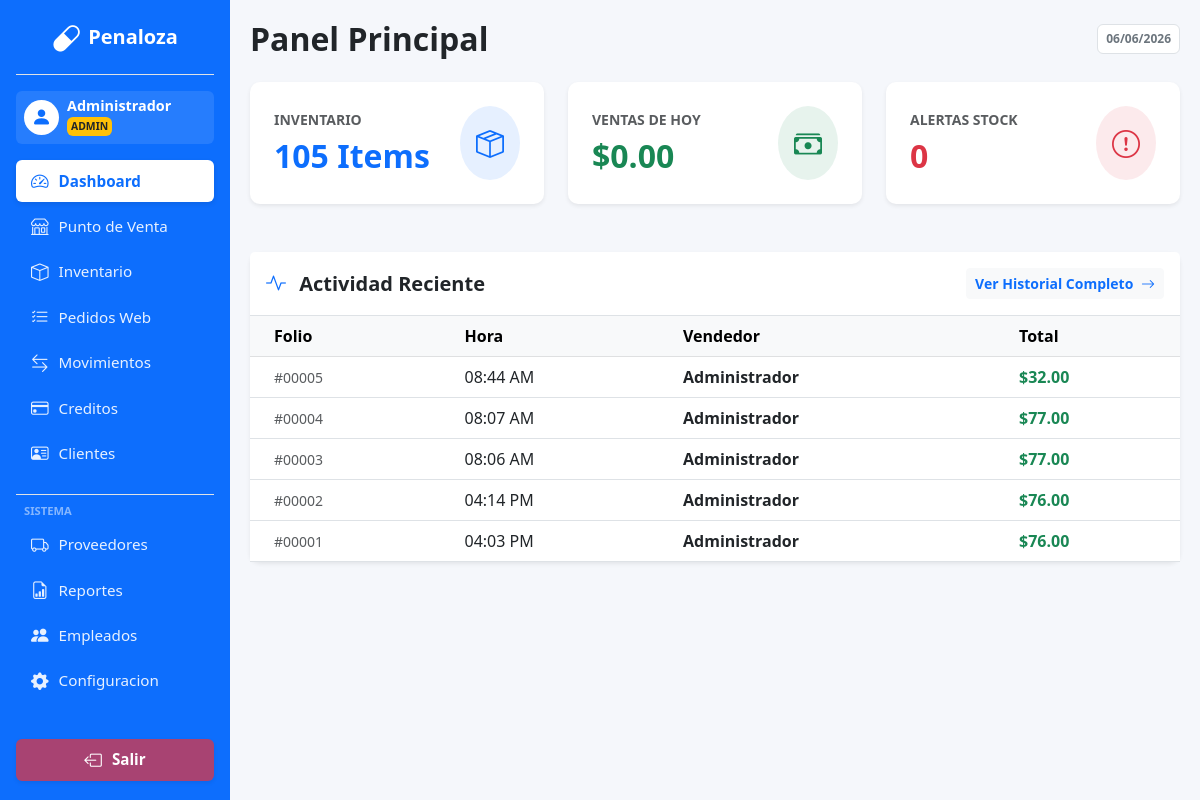
Page /dashboard.php (signed in) on the committed database.
### tables this page shows
CREATE TABLE `pedidos` (
  `id_pedido` int(11) NOT NULL,
  `id_usuario` int(11) NOT NULL,
  `id_cliente` int(11) DEFAULT NULL,
  `estado` enum('completado','cancelado','pendiente') NOT NULL DEFAULT 'completado',
  `tipo_pago` varchar(50) NOT NULL DEFAULT 'efectivo',
  `total` decimal(10,2) NOT NULL DEFAULT 0.00,
  `fecha` datetime NOT NULL DEFAULT current_timestamp(),
  `notas_cliente` text DEFAULT NULL,
  `fecha_resolucion` datetime DEFAULT NULL
);

CREATE TABLE `usuarios` (
  `id_usuario` int(11) NOT NULL,
  `nombre` varchar(150) NOT NULL,
  `correo` varchar(150) NOT NULL,
  `contraseña` varchar(255) NOT NULL,
  `rol` enum('admin','empleado','cliente') NOT NULL DEFAULT 'empleado',
  `estado` enum('activo','inactivo') NOT NULL DEFAULT 'activo',
  `rfc` varchar(20) DEFAULT NULL,
  `tipo_cliente` varchar(20) NOT NULL DEFAULT 'minorista',
  `limite_mayoreo` int(11) NOT NULL DEFAULT 50,
  `intentos_fallidos` int(11) NOT NULL DEFAULT 0,
  `bloqueado_hasta` datetime DEFAULT NULL,
  `fecha_registro` datetime NOT NULL DEFAULT current_timestamp()
);

### dashboard.php (the view, shortened to what this page needs)
<?php
include 'db.php';
include 'header.php';
$total_prod = $conexion->query("SELECT COUNT(*) FROM productos")->fetchColumn();
$stock_bajo = $conexion->query("SELECT COUNT(*) FROM productos WHERE stock <= stock_minimo")->fetchColumn();
$ventas_hoy = $conexion->query("SELECT SUM(total) FROM pedidos WHERE DATE(fecha) = CURDATE()")->fetchColumn();
$sql = "SELECT p.*, u.nombre as vendedor
        FROM pedidos p
        INNER JOIN usuarios u ON p.id_usuario = u.id_usuario
        ORDER BY p.fecha DESC
        LIMIT 5";
$ultimos_movimientos = $conexion->query($sql)->fetchAll(PDO::FETCH_ASSOC);
?>
<div class="d-flex justify-content-between align-items-center mb-4">
    <h2 class="fw-bold text-dark mb-0">Panel Principal</h2>
    <span class="badge bg-white text-secondary border p-2"><?php echo date("d/m/Y"); ?></span>
</div>
<div class="row g-4 mb-5">
    <div class="col-md-4">
        <div class="card card-custom p-4 border-0 shadow-sm h-100">
            <div class="d-flex justify-content-between align-items-center">
                <div>
                    <h6 class="text-muted text-uppercase small fw-bold">Inventario</h6>
                    <h2 class="fw-bold text-primary mb-0"><?php echo $total_prod; ?> Items</h2>
                </div>
                <div class="bg-primary bg-opacity-10 p-3 rounded-circle text-primary">
                    <i class="bi bi-box-seam fs-3"></i>
                </div>
            </div>
        </div>
    </div>
    <div class="col-md-4">
        <div class="card card-custom p-4 border-0 shadow-sm h-100">
            <div class="d-flex justify-content-between align-items-center">
                <div>
                    <h6 class="text-muted text-uppercase small fw-bold">Ventas de Hoy</h6>
                    <h2 class="fw-bold text-success mb-0">$<?php echo number_format($ventas_hoy, 2); ?></h2>
                </div>
                <div class="bg-success bg-opacity-10 p-3 rounded-circle text-success">
                    <i class="bi bi-cash-stack fs-3"></i>
                </div>
            </div>
        </div>
    </div>
    <div class="col-md-4">
        <div class="card card-custom p-4 border-0 shadow-sm h-100">
            <div class="d-flex justify-content-between align-items-center">
                <div>
                    <h6 class="text-muted text-uppercase small fw-bold">Alertas Stock</h6>
                    <h2 class="fw-bold text-danger mb-0"><?php echo $stock_bajo; ?></h2>
                </div>
                <div class="bg-danger bg-opacity-10 p-3 rounded-circle text-danger">
                    <i class="bi bi-exclamation-circle fs-3"></i>
                </div>
            </div>
        </div>
    </div>
</div>
<div class="card card-custom border-0 shadow-sm">
    <div class="card-header bg-white border-bottom py-3 d-flex justify-content-between align-items-center">
        <h5 class="fw-bold mb-0 text-dark">
            <i class="bi bi-activity me-2 text-primary"></i> Actividad Reciente
        </h5>
        <a href="movimientos.php" class="btn btn-sm btn-light text-primary fw-bold">
            Ver Historial Completo <i class="bi bi-arrow-right ms-1"></i>
        </a>
    </div>
    <div class="table-responsive">
        <table class="table table-hover align-middle mb-0">
            <thead class="table-light">
                <tr>
                    <th class="ps-4">Folio</th>
                    <th>Hora</th>
                    <th>Vendedor</th>
                    <th>Total</th>
                </tr>
            </thead>
            <tbody>
                <?php if(empty($ultimos_movimientos)): ?>
                    <tr>
                        <td colspan="4" class="text-center py-5 text-muted">
                            <i class="bi bi-inbox display-4 opacity-25"></i>
                            <p class="mt-2">Sin actividad reciente.</p>
                        </td>
                    </tr>
                <?php else: ?>
                    <?php foreach($ultimos_movimientos as $m): ?>
                    <tr>
                        <td class="ps-4 text-muted small">#<?php echo str_pad($m['id_pedido'], 5, "0", STR_PAD_LEFT); ?></td>
                        <td><?php echo date("h:i A", strtotime($m['fecha'])); ?></td>
                        <td><span class="fw-bold text-dark"><?php echo $m['vendedor']; ?></span></td>
                        <td class="fw-bold text-success">$<?php echo number_format($m['total'], 2); ?></td>
                    </tr>
                    <?php endforeach; ?>
                <?php endif; ?>
            </tbody>
        </table>
    </div>
</div>
</div></div></div>
</body></html>

### header.php (style rules this page uses)
body { background-color: #f5f7fb; font-family: 'Segoe UI', sans-serif; }
.card-custom { border: 1px solid #eaeaea; border-radius: 10px; box-shadow: 0 2px 10px rgba(0,0,0,0.03); background: white; }

### rows in the picture
pedidos: id_pedido "00005", fecha "08:44 AM", id_usuario.nombre "Administrador", total "32.00"
pedidos: id_pedido "00004", fecha "08:07 AM", id_usuario.nombre "Administrador", total "77.00"
pedidos: id_pedido "00003", fecha "08:06 AM", id_usuario.nombre "Administrador", total "77.00"
pedidos: id_pedido "00002", fecha "04:14 PM", id_usuario.nombre "Administrador", total "76.00"
pedidos: id_pedido "00001", fecha "04:03 PM", id_usuario.nombre "Administrador", total "76.00"

### other values in the picture
$nombreSesion "Administrador"
$_SESSION['rol'] "ADMIN"
$total_prod "105"
$ventas_hoy "0.00"
$stock_bajo "0"
